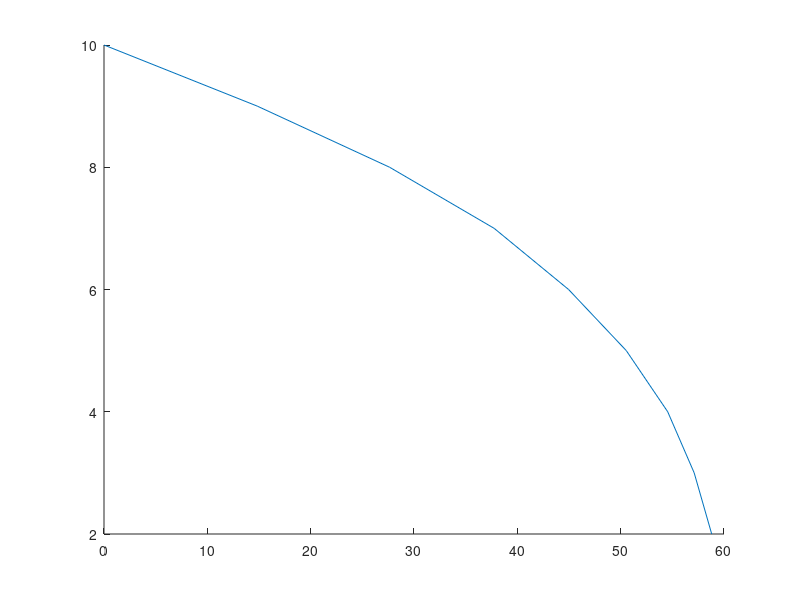

Recreate this plot in MATLAB. (Note: this script raises an error after producing the figure.)

clear all
close all


% Changed simulation so that is had to pick which direction to go every
% time it walked. We will see if there is a different result. called files
% for this test GamblersRuinSingleProtein2

StartingLength=10; % Number of monomers (the length in um is found by multiplying this by MonomerMeasurement) %% Taken from MCAK L0]; % Protein concentration
Proteins=1;
%-Rates------------------------------------------------------------------
kLand=1; % /sec %Chance of a single motor falling on filament. true kOn is kOn*NumberofFreeMotors*LengthofFilament
kAssist=1; % /sec
kWalk=1; %Chance of a single motor walking on filament. true kWalk is kWalk*NumberofBoundMotors
kFall=0; % Chance of a single protein falling off (not at end)
kUnassisted=0; %monomers/sec % Chance filament will depolymerize without a protein at the end


%-Other Parameters-------------------------------------------------------
NumberofRuns=1000; % How many times the simulation runs
MinFilamentSize=2; %How small (in terms of monomers) the filament will shrink to  %% Taken from MCAK LVT graph
ExampleRuns=5;

%---Measurements-------------------------------
MonomerMeasurement=1; %This is the length of the idealized monomer in um



savefigures=1;

%-File Name--------------------------------------------------------------
mainfilename='GamblersRuinSingleProtein2'; %main file name 
    % (all data and figure files will be named with some variation of this name)
    
%---Setting File Name------------------------------------------------------
filename=[mainfilename '_2s_0b_' num2str(kUnassisted) 'kD_' num2str(kFall) 'kF_0c_' num2str(kWalk) 'kW_' num2str(kAssist) 'kA_' num2str(kLand) 'kO_' num2str(NumberofRuns) 'r_L' num2str(StartingLength) '_P' num2str(Proteins) '_MS' num2str(MonomerMeasurement)]; 
filename=strrep(filename,'.','-'); %Replaces '.' in variables with '-' so it can be read




for h=1:NumberofRuns
    
    
    % Initializing Values
    
    IsProteinBound=0;
    IsProteinOnEnd=0;
    CurrentLength=StartingLength;
    NumberofMonomers=StartingLength+1;
    
    TimeAtLength=[0];
    TotalTime=[0];
    DepolEvents=0;
    Length=[0];
    j=0;
    DT=[0];
    
    while CurrentLength>MinFilamentSize
    
        j=j+1;
    
    if IsProteinBound==0
        
        k1=kLand*NumberofMonomers*Proteins;
    else
        k1=0;
        
    end
    
    if IsProteinOnEnd==1
        
        k2=kAssist;
    else
        k2=0;
    end
    
    if IsProteinBound==1 && IsProteinOnEnd==0
        
        k3=kWalk;
    else
        k3=0;
    end
    
    
    kTotal= k1+k2+k3;
    
% % FOR CHECKING--------------
%     k1=k1
%     k2=k2
%     k3=k3
%     kTotal=kTotal
    
    
    
    %---Generate Random Numbers-----        
    p=rand; % Determines Outcome
    
    
    if p<k1/kTotal % LAND
        
        Outcome=1;
        
        LandPosition=ceil(p/(k1/kTotal)*NumberofMonomers);
        
        DT(j)=exprnd(1/kTotal);
        
        
        IsProteinBound=1;
        IsProteinOnEnd=0;
        

    else
        
        if p>k1/kTotal && p<(k1+k2)/kTotal % ASSIST
                
            Outcome=2;
            
            NumberofMonomers=NumberofMonomers-1;
            CurrentLength=CurrentLength-1;
            
            % It doesn't matter which end it depolymerizes from, since the
            % proteins land one at a time anyway
            
            DT(j)=exprnd(1/kTotal);
            DepolEvents=DepolEvents+1;
            TimeAtLength(DepolEvents)=sum(DT); %Time when filament decreased length
            
            IsProteinBound=0;
            IsProteinOnEnd=0;
        
            
        else % WALK
         
            Outcome=3;
            
%             TimeToEitherEnd=LandPosition*(NumberofMonomers-LandPosition); % THis is the expected time to reasch an end based on land position, per the Gambler's Ruin paper
%             DT(j)= TimeToEitherEnd;
            
          
% This section calculates probabiity of the protein reaching either end,
% then gives the time it takes to get to that end. In Gambler's Ruin paper,
% they only discuss the time it takes to get to EITHER end, so that is what
% I will use until I get further clarification


            ProbLeft=(CurrentLength-LandPosition)/CurrentLength; %Probability protein will reach left end
            ProbRight=LandPosition/CurrentLength; %Probability protein will reach right end
            TimeLeft=LandPosition*(2*CurrentLength-LandPosition)/3;
            TimeRight=(CurrentLength^2-LandPosition^2)/3;
            
            
            q=p-(k1+k2)/kTotal; %This is how far p is away from the edge of the "walk bin." In this simulation, it should = p
            
            if q<ProbLeft
                WhichEnd=0; % Protein goes to left end
                DT(j)=TimeLeft; % Average time a protein in this position takes to reach left end
            else
                WhichEnd=1; % Protein goes to right end
                DT(j)=TimeRight; % Average time a protein in this position takes to reach right end
            end
            
            %%%% Check this whole section
            
            IsProteinBound=1;
            IsProteinOnEnd=1;
            
      
            
        end
    end
    
    TotalTime(j)=sum(DT);
    Length(j)=CurrentLength;
    
    
% % FOR CHECKING---------------------
%      Outcome=Outcome
%      DT(j)=DT(j)
%      TotalTime=TotalTime
%      Length=Length
%      IsProteinBound=IsProteinBound
%      IsProteinOnEnd=IsProteinOnEnd
%      1==1; 
     
    end
    
    TimeAtLengthMatrix(h,:)=TimeAtLength;
    
end

AvgTimeAtLengthMatrix=mean(TimeAtLengthMatrix);


%% PLOTS

%% ~~~~COLOR GRADIENTS~~~~~~~~~~~~~~~~~~~~~~~~~~~~~~~~~~~~~~~~~~~~~~~~~~~~~
% These are some custom color gradients that I reference occassionally.


reds=    [0.4941    0.0235    0.1725
        0.6627    0.2471    0.3281
        0.8314    0.4706    0.4837
        1.0000    0.6941    0.6392];
oranges=[0.8706    0.3608    0.0196
        0.9046    0.5739    0.2105
        0.9386    0.7869    0.4013
        0.9725    1.0000    0.5922];
 greens=[0.3059    0.7294    0.1020
        0.4340    0.8196    0.3438
        0.5621    0.9098    0.5856
        0.6902    1.0000    0.8275];
 blues=[0.0196    0.7216    0.9686
        0.2745    0.7699    0.9686
        0.5294    0.8183    0.9686
        0.7843    0.8667    0.9686];
purples=[ 0.3059    0.0118    0.6745
        0.5294    0.2850    0.7830
        0.7529    0.5582    0.8915
        0.9765    0.8314    1.0000];

% MasterColorGradient={oranges(size(lengths,2):-1:1,:) purples(size(lengths,2):-1:1,:) blues(size(lengths,2):-1:1,:) greens(size(lengths,2):-1:1,:)}; %pick colors based on how many proteins there are



%% ~~~LENGTH VERSUS TIME PLOT~~~~~~~~~~~~~~~~~~~~~~~~~~~~~~~~~~~~~~~~~~~~~


FigArray(1)=figure;

%---PLOTTING EXAMPLE RUNS--------------------------------------------------
    % This plots individual runs of the simulation. The number chosen is
    % specified by ExampleRuns. The plot of the average of all runs is
    % still the average of ALL runs, not just the number chosen by
    % ExampleRuns
    
% for r=1:ExampleRuns
%     
%     x=[0 TimeAtLengthMatrix(r,:)]; % in seconds
%     y=(StartingLength-(0:(StartingLength-MinFilamentSize)))*MonomerMeasurement;  %   times the length of 1 monomer
%     LVTplotEx=plot(x,y);
%     LVTplotEx.LineWidth=2;
%     LVTplotEx.Color=[.62 .455 .765];
%     
%     hold on
% 
% end
    
    hold on
    
%---PLOTTING AVERAGE OF ALL RUNS-------------------------------------------

    
    x=[0 AvgTimeAtLengthMatrix]; % in seconds
    y=(StartingLength-(0:(StartingLength-MinFilamentSize)))*MonomerMeasurement;  %times the length of 1 monomer
    
  
    
    LVTplot=plot(x,y)
    LVTplot.DisplayName=['Starting Length = ' num2str(StartingLength) ' | Proteins = ' num2str(Proteins)];
    LVTplot.LineWidth=8;
    ax=gca;
    ax.LineWidth=6; %Linewidth of axises
%     LVTplot.Color=proteincolors(i,:); % for changing protein concentration
    LVTplot.Color=[0.737 0.031 0.298]; %for changing starting lengths
    
    hold on
    



%---Setting Titles
xlabel('Time (sec)');
ylabel('Length (\mum)');
title('Multiple Protein Diffusion');

%---Setting Figure Properties 

% set(gca, 'Units', 'normalized');
% set(gca, 'OuterPosition', [0,.27,1,.73]); %  graph starts 0 away from left edge, 20% away from bottom edge, takes up 100% space from left-to-right, & 85% space up-to-down (100%-15%)

% set(gca, 'TitleFontSizeMultiplier', .6); % Makes title size smaller so it doeant run off the page
set(gca, 'fontsize',30);
set(gca, 'fontweight', 'bold');
% set(gca, 'XLim',[min(x),max(x)]);
% set(gca, 'YLim',[min(y),max(y)]); %graph for some reason showing one blank data point at bottom, this fixes that (max(xavg)=LengthofFilament-1)

% %---SAVING FIGURE----------------------------------------------------------
 set(gcf, 'Position', get(0, 'Screensize'))
% lh=legend([LVTplot, LVTplotEx], 'Simulation Average', 'Sample Simulation Runs');

%---.fig Format------------------------------------------------------------
FigName=[filename 'LengthTime'];
if savefigures==1 
saveas(gcf,FigName, 'fig'); %saves current figure (gcf) as a .fig (MATLAB format) (extension specified in name)
end

%---Vector Format----------------------------------------------------------
FigName=[filename 'LengthTime'];
if savefigures==1 
saveas(gcf,FigName, 'epsc2'); %saves current figure (gcf) as a eps (color) for Adobe Illustrator (extension specified in name)
end

%---JPEG Format------------------------------------------------------------
if savefigures==1
FigName=[filename 'LengthTime'];
saveas(gcf,FigName, 'png'); %saves current figure (gcf) as a jpeg (extension specified in name)
end


 hold off
